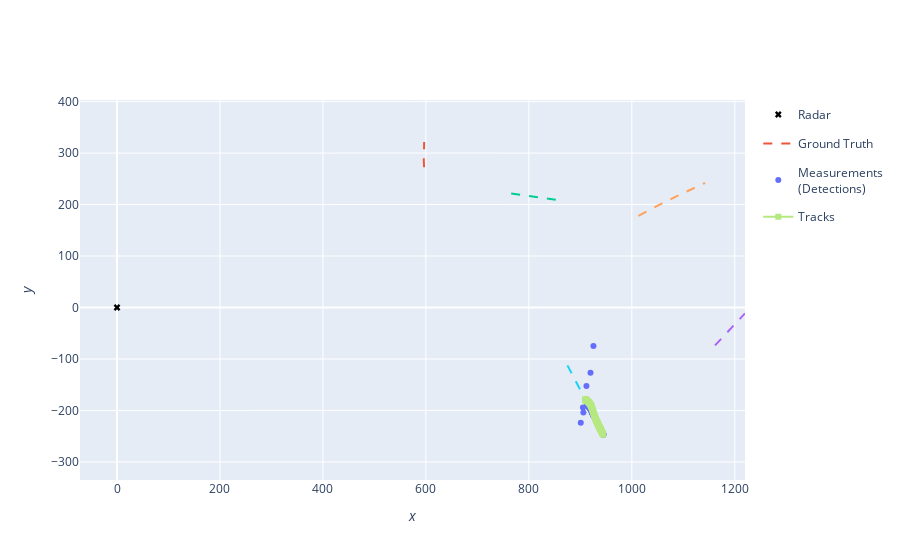

Notebook cell for this chart:
### Markdown cell above
## Plot simulation results

### Code cell
from stonesoup.plotter import Plotterly

plotter = Plotterly()
plotter.plot_sensors(radar, "Radar")
plotter.plot_ground_truths(all_truths, [0, 2])
plotter.plot_measurements(all_measurements, [0, 2])
plotter.plot_tracks(all_tracks, [0,2])
plotter.fig
